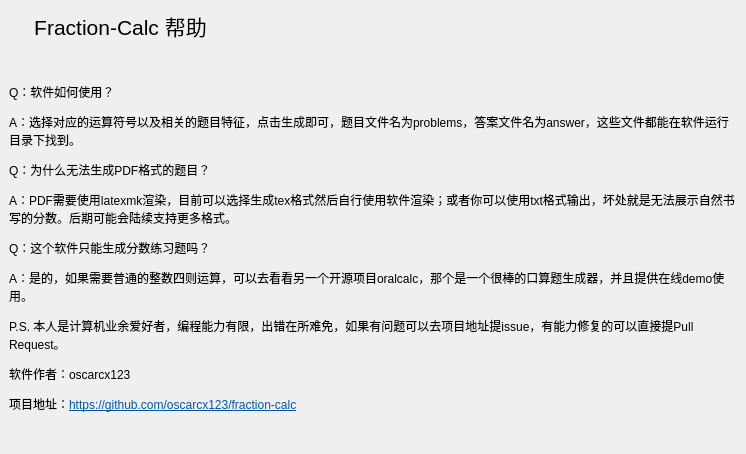
<?xml version="1.0" encoding="UTF-8"?>
<ui version="4.0">
 <class>Dialog</class>
 <widget class="QDialog" name="Dialog">
  <property name="geometry">
   <rect>
    <x>0</x>
    <y>0</y>
    <width>746</width>
    <height>454</height>
   </rect>
  </property>
  <property name="windowTitle">
   <string>帮助</string>
  </property>
  <widget class="QLabel" name="label">
   <property name="geometry">
    <rect>
     <x>9</x>
     <y>9</y>
     <width>223</width>
     <height>33</height>
    </rect>
   </property>
   <property name="font">
    <font>
     <pointsize>16</pointsize>
    </font>
   </property>
   <property name="text">
    <string>Fraction-Calc 帮助</string>
   </property>
   <property name="alignment">
    <set>Qt::AlignCenter</set>
   </property>
  </widget>
  <widget class="QLabel" name="label_2">
   <property name="geometry">
    <rect>
     <x>9</x>
     <y>48</y>
     <width>731</width>
     <height>401</height>
    </rect>
   </property>
   <property name="text">
    <string>&lt;html&gt;&lt;head/&gt;&lt;body&gt;&lt;p&gt;Q：软件如何使用？&lt;/p&gt;&lt;p&gt;A：选择对应的运算符号以及相关的题目特征，点击生成即可，题目文件名为problems，答案文件名为answer，这些文件都能在软件运行目录下找到。&lt;/p&gt;&lt;p&gt;Q：为什么无法生成PDF格式的题目？&lt;/p&gt;&lt;p&gt;A：PDF需要使用latexmk渲染，目前可以选择生成tex格式然后自行使用软件渲染；或者你可以使用txt格式输出，坏处就是无法展示自然书写的分数。后期可能会陆续支持更多格式。&lt;/p&gt;&lt;p&gt;Q：这个软件只能生成分数练习题吗？&lt;/p&gt;&lt;p&gt;A：是的，如果需要普通的整数四则运算，可以去看看另一个开源项目oralcalc，那个是一个很棒的口算题生成器，并且提供在线demo使用。&lt;/p&gt;&lt;p&gt;P.S. 本人是计算机业余爱好者，编程能力有限，出错在所难免，如果有问题可以去项目地址提issue，有能力修复的可以直接提Pull Request。&lt;/p&gt;&lt;p&gt;软件作者：oscarcx123&lt;/p&gt;&lt;p&gt;项目地址：&lt;a href=&quot;https://github.com/oscarcx123/fraction-calc&quot;&gt;&lt;span style=&quot; text-decoration: underline; color:#0057ae;&quot;&gt;https://github.com/oscarcx123/fraction-calc&lt;/span&gt;&lt;/a&gt;&lt;/p&gt;&lt;/body&gt;&lt;/html&gt;</string>
   </property>
   <property name="alignment">
    <set>Qt::AlignLeading|Qt::AlignLeft|Qt::AlignVCenter</set>
   </property>
   <property name="wordWrap">
    <bool>true</bool>
   </property>
  </widget>
 </widget>
 <resources/>
 <connections/>
</ui>
